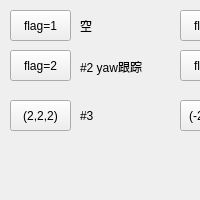
  <widget class="QDockWidget" name="dock_mission">
   <property name="enabled">
    <bool>true</bool>
   </property>
   <property name="minimumSize">
    <size>
     <width>200</width>
     <height>200</height>
    </size>
   </property>
   <property name="floating">
    <bool>true</bool>
   </property>
   <property name="allowedAreas">
    <set>Qt::NoDockWidgetArea</set>
   </property>
   <attribute name="dockWidgetArea">
    <number>2</number>
   </attribute>
   <widget class="QWidget" name="dockWidgetContents_5">
    <widget class="QPushButton" name="pB_a_flag2">
     <property name="enabled">
      <bool>true</bool>
     </property>
     <property name="geometry">
      <rect>
       <x>10</x>
       <y>50</y>
       <width>61</width>
       <height>31</height>
      </rect>
     </property>
     <property name="sizePolicy">
      <sizepolicy hsizetype="MinimumExpanding" vsizetype="Fixed">
       <horstretch>0</horstretch>
       <verstretch>0</verstretch>
      </sizepolicy>
     </property>
     <property name="toolTip">
      <string>Set the target to the current joint trajectory state.</string>
     </property>
     <property name="statusTip">
      <string>Clear all waypoints and set the target to the current joint trajectory state.</string>
     </property>
     <property name="text">
      <string>flag=2</string>
     </property>
    </widget>
    <widget class="QPushButton" name="pB_a_flag1">
     <property name="enabled">
      <bool>true</bool>
     </property>
     <property name="geometry">
      <rect>
       <x>10</x>
       <y>10</y>
       <width>61</width>
       <height>31</height>
      </rect>
     </property>
     <property name="sizePolicy">
      <sizepolicy hsizetype="MinimumExpanding" vsizetype="Fixed">
       <horstretch>0</horstretch>
       <verstretch>0</verstretch>
      </sizepolicy>
     </property>
     <property name="toolTip">
      <string>Set the target to the current joint trajectory state.</string>
     </property>
     <property name="statusTip">
      <string>Clear all waypoints and set the target to the current joint trajectory state.</string>
     </property>
     <property name="text">
      <string>flag=1</string>
     </property>
    </widget>
    <widget class="QPushButton" name="pB_a_flag4">
     <property name="enabled">
      <bool>true</bool>
     </property>
     <property name="geometry">
      <rect>
       <x>180</x>
       <y>10</y>
       <width>61</width>
       <height>31</height>
      </rect>
     </property>
     <property name="sizePolicy">
      <sizepolicy hsizetype="MinimumExpanding" vsizetype="Fixed">
       <horstretch>0</horstretch>
       <verstretch>0</verstretch>
      </sizepolicy>
     </property>
     <property name="toolTip">
      <string>Set the target to the current joint trajectory state.</string>
     </property>
     <property name="statusTip">
      <string>Clear all waypoints and set the target to the current joint trajectory state.</string>
     </property>
     <property name="text">
      <string>flag=4</string>
     </property>
    </widget>
    <widget class="QPushButton" name="pB_a_flag5">
     <property name="enabled">
      <bool>true</bool>
     </property>
     <property name="geometry">
      <rect>
       <x>180</x>
       <y>50</y>
       <width>61</width>
       <height>31</height>
      </rect>
     </property>
     <property name="sizePolicy">
      <sizepolicy hsizetype="MinimumExpanding" vsizetype="Fixed">
       <horstretch>0</horstretch>
       <verstretch>0</verstretch>
      </sizepolicy>
     </property>
     <property name="toolTip">
      <string>Set the target to the current joint trajectory state.</string>
     </property>
     <property name="statusTip">
      <string>Clear all waypoints and set the target to the current joint trajectory state.</string>
     </property>
     <property name="text">
      <string>flag=5</string>
     </property>
    </widget>
    <widget class="QLabel" name="label_4">
     <property name="geometry">
      <rect>
       <x>80</x>
       <y>10</y>
       <width>51</width>
       <height>31</height>
      </rect>
     </property>
     <property name="text">
      <string>空</string>
     </property>
    </widget>
    <widget class="QLabel" name="label_5">
     <property name="geometry">
      <rect>
       <x>80</x>
       <y>56</y>
       <width>91</width>
       <height>21</height>
      </rect>
     </property>
     <property name="text">
      <string>#2 yaw跟踪</string>
     </property>
    </widget>
    <widget class="QLabel" name="label_6">
     <property name="geometry">
      <rect>
       <x>250</x>
       <y>10</y>
       <width>71</width>
       <height>31</height>
      </rect>
     </property>
     <property name="text">
      <string>#1 追小车</string>
     </property>
    </widget>
    <widget class="QLabel" name="label_7">
     <property name="geometry">
      <rect>
       <x>250</x>
       <y>50</y>
       <width>71</width>
       <height>31</height>
      </rect>
     </property>
     <property name="text">
      <string>#1 停止追</string>
     </property>
    </widget>
    <widget class="QPushButton" name="pB_a_move3_222">
     <property name="enabled">
      <bool>true</bool>
     </property>
     <property name="geometry">
      <rect>
       <x>10</x>
       <y>100</y>
       <width>61</width>
       <height>31</height>
      </rect>
     </property>
     <property name="sizePolicy">
      <sizepolicy hsizetype="MinimumExpanding" vsizetype="Fixed">
       <horstretch>0</horstretch>
       <verstretch>0</verstretch>
      </sizepolicy>
     </property>
     <property name="toolTip">
      <string>Set the target to the current joint trajectory state.</string>
     </property>
     <property name="statusTip">
      <string>Clear all waypoints and set the target to the current joint trajectory state.</string>
     </property>
     <property name="text">
      <string>(2,2,2)</string>
     </property>
    </widget>
    <widget class="QLabel" name="label_8">
     <property name="geometry">
      <rect>
       <x>80</x>
       <y>100</y>
       <width>31</width>
       <height>31</height>
      </rect>
     </property>
     <property name="text">
      <string>#3</string>
     </property>
    </widget>
    <widget class="QPushButton" name="pB_a_move2_222">
     <property name="enabled">
      <bool>true</bool>
     </property>
     <property name="geometry">
      <rect>
       <x>180</x>
       <y>100</y>
       <width>61</width>
       <height>31</height>
      </rect>
     </property>
     <property name="sizePolicy">
      <sizepolicy hsizetype="MinimumExpanding" vsizetype="Fixed">
       <horstretch>0</horstretch>
       <verstretch>0</verstretch>
      </sizepolicy>
     </property>
     <property name="toolTip">
      <string>Set the target to the current joint trajectory state.</string>
     </property>
     <property name="statusTip">
      <string>Clear all waypoints and set the target to the current joint trajectory state.</string>
     </property>
     <property name="text">
      <string>(-2,-2,2)</string>
     </property>
    </widget>
    <widget class="QLabel" name="label_9">
     <property name="geometry">
      <rect>
       <x>250</x>
       <y>100</y>
       <width>31</width>
       <height>31</height>
      </rect>
     </property>
     <property name="text">
      <string>#2</string>
     </property>
    </widget>
   </widget>
  </widget>
